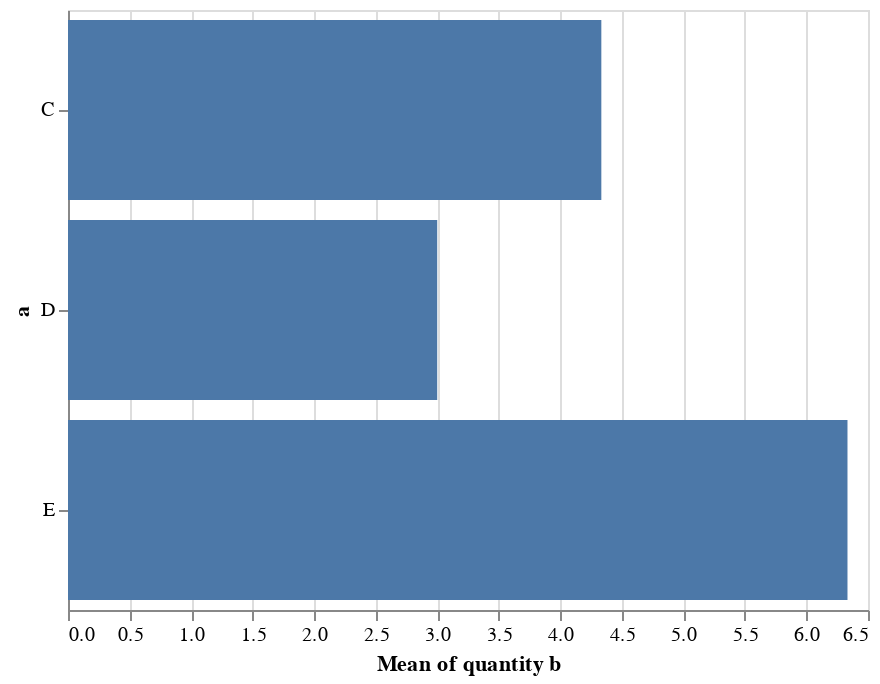

The notebook cell this image was saved under:
### Markdown cell above
To speed the process of data exploration, Altair (via Vega-Lite) makes some choices about default properties of the visualization.
Altair also provides an API to customize the look of the visualization. For example, we can use the `X` object we saw above to override the default x-axis title:

### Code cell
alt.Chart(data).mark_bar().encode(
    y='a',
    x=alt.X('mean(b)', axis=alt.Axis(title='Mean of quantity b'))
)

### Figure 1 — Vega-Lite specification as saved in the notebook (floating-point values rounded to 4 significant figures)
{"$schema": "https://vega.github.io/schema/vega-lite/v2.4.1.json", "config": {"view": {"height": 300, "width": 400}}, "data": {"values": [{"a": "C", "b": 2}, {"a": "C", "b": 7}, {"a": "C", "b": 4}, {"a": "D", "b": 1}, {"a": "D", "b": 2}, {"a": "D", "b": 6}, {"a": "E", "b": 8}, {"a": "E", "b": 4}, {"a": "E", "b": 7}]}, "encoding": {"x": {"aggregate": "mean", "axis": {"title": "Mean of quantity b"}, "field": "b", "type": "quantitative"}, "y": {"field": "a", "type": "nominal"}}, "mark": "bar"}
